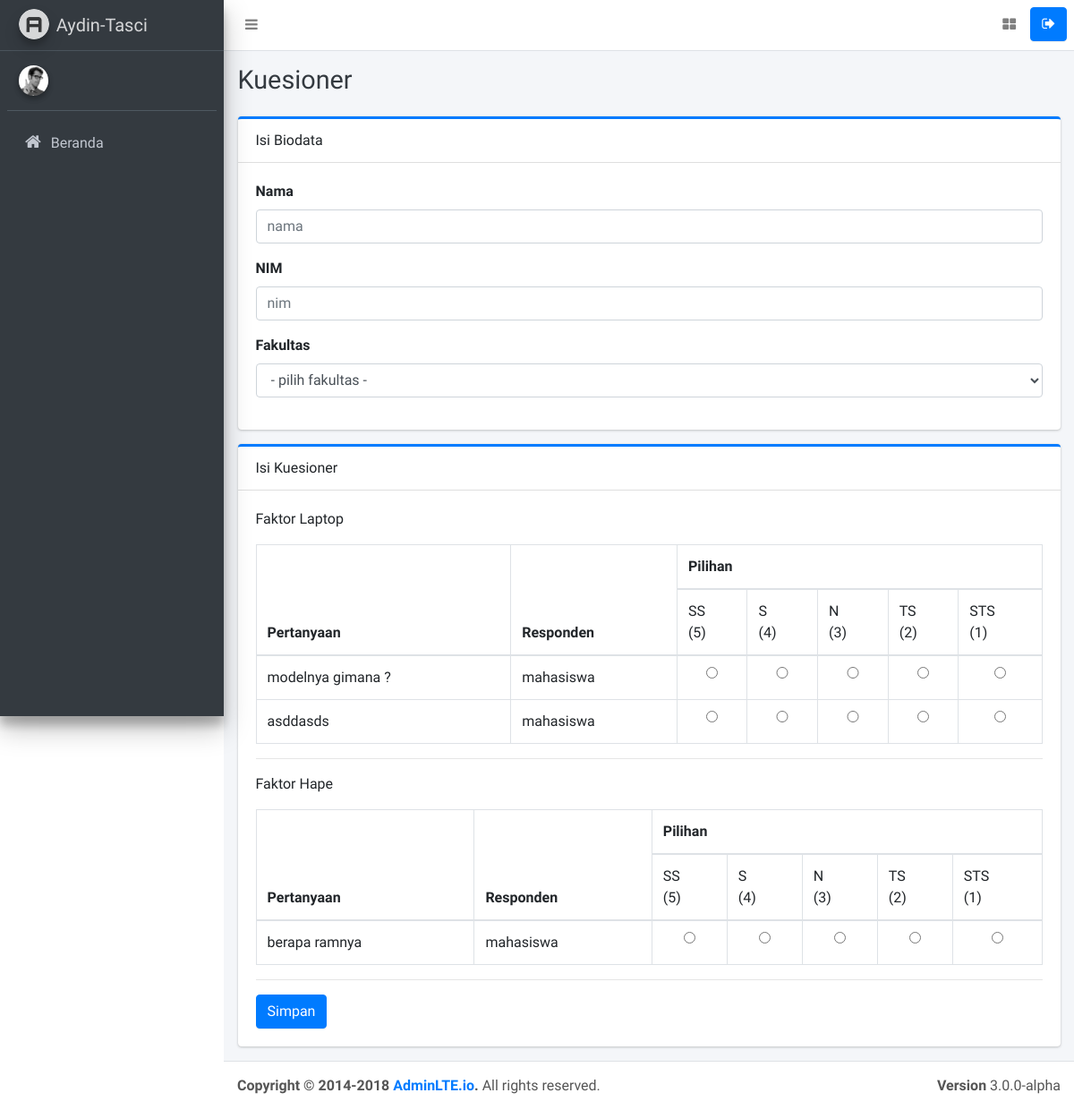
/kuesioner/tambah/mahasiswa, run on an earlier commit of the app's database.
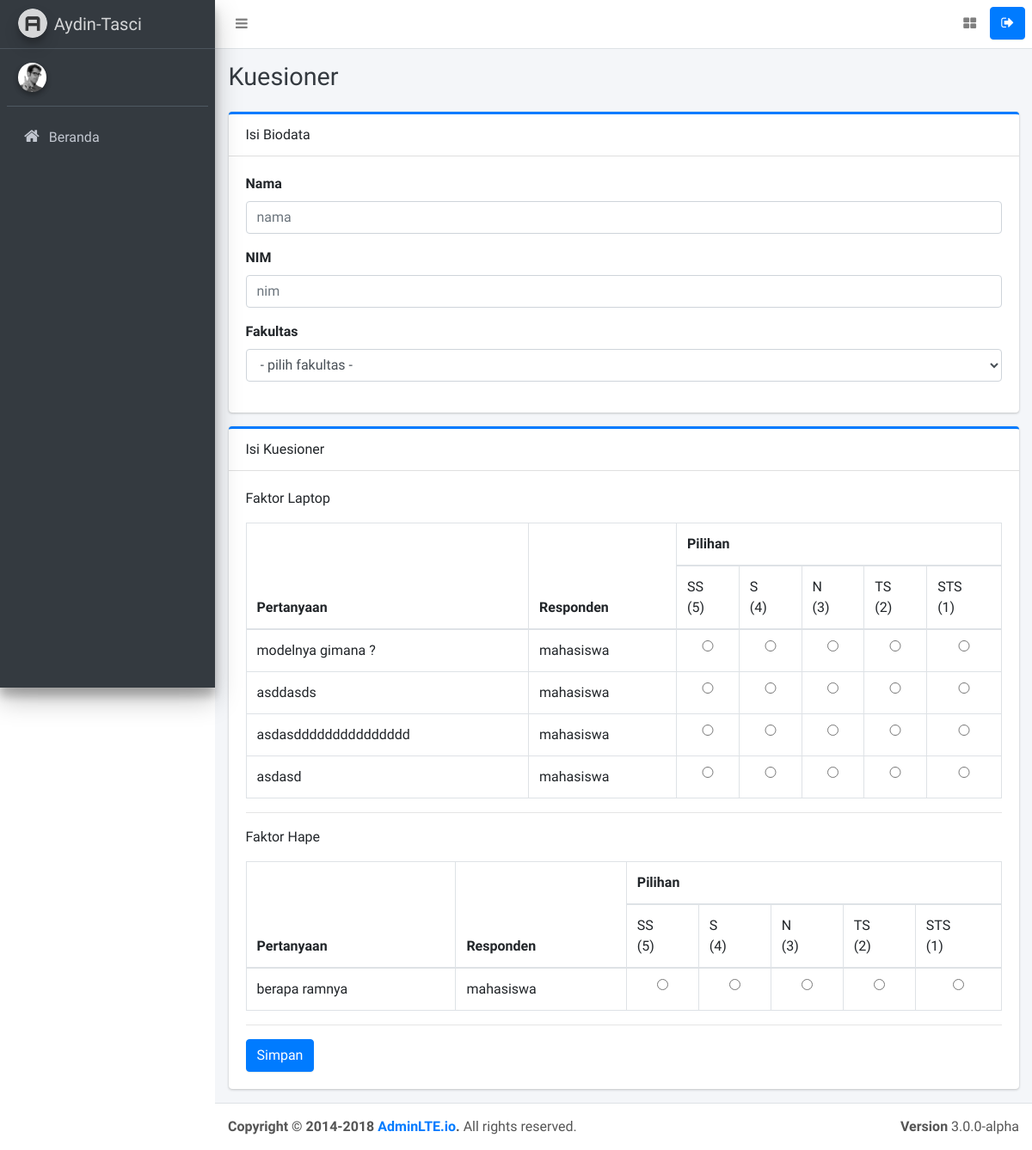
And on a later commit of the database.
### tables this page shows
CREATE TABLE `faktor` (
  `faktor_id` int(11) NOT NULL,
  `faktor_nama` varchar(255) NOT NULL,
  `faktor_date_created` timestamp NOT NULL DEFAULT CURRENT_TIMESTAMP
);

CREATE TABLE `pertanyaan` (
  `pertanyaan_id` int(11) NOT NULL,
  `pertanyaan_isi` text NOT NULL,
  `pertanyaan_faktor_id` int(11) NOT NULL,
  `pertanyaan_subfaktor_id` int(11) NOT NULL,
  `pertanyaan_jenis` enum('dosen','mahasiswa') NOT NULL,
  `pertanyaan_date_created` datetime NOT NULL DEFAULT CURRENT_TIMESTAMP
);

### application/controllers/KuesionerController.php (called while the page is built, shortened)
<?php
class KuesionerController extends CI_Controller
{
	public function __construct()
	{
		$this->load->model('KuesionerModel', 'kuesioner');
		$this->load->model('FaktorModel', 'faktor');
		$this->load->model('PertanyaanModel', 'pertanyaan');
	}
	public function tambah($responden)
	{
		if (isset($_POST['simpan'])) {
			$pertanyaan = $this->pertanyaan->lihat_semua();
			$dataDetail = null;
			$kuesionerId = 'KUE-' . substr(time(), 5);;
			foreach ($pertanyaan as $key => $value) {
				if ($value['pertanyaan_jenis'] == $responden) {
					$dataDetail = array(
						'detail_kuesioner_id' => $kuesionerId,
						'detail_pertanyaan_id' => $value['pertanyaan_id'],
						'detail_jawaban' => $this->input->post('pilihan' . $value['pertanyaan_id']),
					);
					$this->kuesioner->tambah_detail_kuesioner($dataDetail);
				}
			}
			$data = array(
				'kuesioner_id' => $kuesionerId,
				'kuesioner_nama' => $this->input->post('nama'),
				'kuesioner_nip_nik_nim' => $this->input->post('nik'),
				'kuesioner_jabatan' => $this->input->post('jabatan'),
				'kuesioner_fakultas' => $this->input->post('fakultas'),
			);
			$this->kuesioner->tambah_kuesioner($data);
			$this->session->set_flashdata('alert', 'isi_kuesioner');
			redirect(base_url());
		} else {
			$data = array(
				'faktor' => $this->faktor->lihat_semua(),
				'pertanyaan' => $this->pertanyaan->lihat_semua(),
			);
			$this->load->view('templates/header');
			$this->load->view('kuesioner/tambah', $data);
			$this->load->view('templates/footer');
		}
	}
}

### index.php (called while the page is built, shortened)
<?php
require_once BASEPATH.'core/CodeIgniter.php';

### application/models/FaktorModel.php (called while the page is built, shortened)
<?php
class FaktorModel extends CI_Model
{
	public function lihat_semua()
	{
		$this->db->from('faktor');
		$query = $this->db->get();
		return $query->result_array();
	}
}

### application/models/PertanyaanModel.php (called while the page is built, shortened)
<?php
class PertanyaanModel extends CI_Model
{
	public function lihat_semua()
	{
		$this->db->from('pertanyaan');
		$this->db->join('faktor','faktor.faktor_id = pertanyaan.pertanyaan_faktor_id');
		$this->db->join('subfaktor','subfaktor.subfaktor_id = pertanyaan.pertanyaan_subfaktor_id');
		$query = $this->db->get();
		return $query->result_array();
	}
}

### application/views/kuesioner/tambah.php (the view, shortened to what this page needs)
<div class="content-header">
	<div class="container-fluid">
		<div class="row mb-2">
			<div class="col-sm-6">
				<h1 class="m-0 text-dark">Kuesioner</h1>
			</div>
		</div>
	</div>
</div>
<section class="content">
	<div class="container-fluid">
		<div class="row">
			<div class="col-12">
				<div class="card card-primary card-outline">
					<div class="card-header">
						Isi Biodata
					</div>
					<div class="card-body">
						<form action="<?= base_url('kuesioner/tambah/' . $this->uri->segment(3)) ?>" method="post">
							<?php
							if ($this->uri->segment(3) == 'dosen'):
								?>
								<div class="form-group">
									<label>Nama </label>
									<input type="text" class="form-control" name="nama" placeholder="nama" required
										   autocomplete="off">
								</div>
								<div class="form-group">
									<label>NIP/NIK </label>
									<input type="number" class="form-control" name="nik" placeholder="nik" required
										   autocomplete="off">
								</div>
								<div class="form-group">
									<label>Jabatan </label>
									<select name="jabatan" id="" class="form-control">
										<option selected disabled>- pilih jabatan -</option>
										<option value="Dosen Pengajar">Dosen Pengajar</option>
										<option value="Kepala Jurusan">Kepala Jurusan</option>
										<option value="Dekan">Dekan</option>
									</select>
								</div>
								<div class="form-group">
									<label>Fakultas </label>
									<select name="fakultas" id="" class="form-control">
										<option selected disabled>- pilih fakultas -</option>
										<option value="ftk">Tarbiyah dan Keguruan</option>
										<option value="fud">Ushuluddin</option>
										<option value="fpsi">Psikologi</option>
										<option value="fasih">Syariah dan Hukum</option>
										<option value="fdk">Dakwah dan Ilmu Komunikasi</option>
										<option value="fst">Sains dan Teknologi</option>
									</select>
								</div>
							<?php
							elseif ($this->uri->segment(3) == 'mahasiswa'):
								?>
								<div class="form-group">
									<label>Nama </label>
									<input type="text" class="form-control" name="nama" placeholder="nama" required
										   autocomplete="off">
								</div>
								<div class="form-group">
									<label>NIM </label>
									<input type="number" class="form-control" name="nik" placeholder="nim" required
										   autocomplete="off">
								</div>
								<div class="form-group">
									<label>Fakultas </label>
									<select name="fakultas" id="" class="form-control">
										<option selected disabled>- pilih fakultas -</option>
									</select>
								</div>
							<?php
							endif
							?>
					</div>
				</div>
				<div class="card card-primary card-outline">
					<div class="card-header">
						Isi Kuesioner
					</div>
					<div class="card-body">
						<?php
						foreach ($faktor as $key => $value):
							?>
							<p>Faktor <?= $value['faktor_nama'] ?></p>
							<table class="table table-bordered">
								<thead>
								<tr>
									<th rowspan="2">Pertanyaan</th>
									<th rowspan="2">Responden</th>
									<th colspan="5">Pilihan</th>
								</tr>
								<tr>
									<td>SS <br>(5)</td>
									<td>S <br>(4)</td>
									<td>N <br>(3)</td>
									<td>TS <br>(2)</td>
									<td>STS <br>(1)</td>
								</tr>
								</thead>
								<tbody>
								<?php
								foreach ($pertanyaan as $key2 => $value2):
									if ($value['faktor_id'] == $value2['pertanyaan_faktor_id']):
										if ($value2['pertanyaan_jenis'] == $this->uri->segment(3)):
											?>
											<tr>
												<td><?= $value2['pertanyaan_isi'] ?></td>
												<td><?= $value2['pertanyaan_jenis'] ?></td>
												<td><input type="radio" class="form-control"
														   name="pilihan<?= $value2['pertanyaan_id'] ?>" value="5"
														   required></td>
												<td><input type="radio" class="form-control"
														   name="pilihan<?= $value2['pertanyaan_id'] ?>" value="4"
														   required></td>
												<td><input type="radio" class="form-control"
														   name="pilihan<?= $value2['pertanyaan_id'] ?>" value="3"
														   required></td>
												<td><input type="radio" class="form-control"
														   name="pilihan<?= $value2['pertanyaan_id'] ?>" value="2"
														   required></td>
												<td><input type="radio" class="form-control"
														   name="pilihan<?= $value2['pertanyaan_id'] ?>" value="1"
														   required></td>
											</tr>
										<?php
										endif;
									endif;
								endforeach;
								?>
								</tbody>
							</table>
							<hr>
						<?php
						endforeach;
						?>
						<button type="submit" class="btn btn-primary" name="simpan">Simpan</button>
					</div>
				</div>
			</div>
		</div>
</section>

### application/views/templates/header.php (shortened to what this page needs)
<!DOCTYPE html>
<html>
<head>
	<link rel="stylesheet" href="<?= base_url() ?>assets/plugins/font-awesome/css/font-awesome.min.css">
	<link rel="stylesheet" href="https://code.ionicframework.com/ionicons/2.0.1/css/ionicons.min.css">
	<link rel="stylesheet" href="<?= base_url() ?>assets/dist/css/adminlte.min.css">
	<link rel="stylesheet" href="<?= base_url() ?>assets/dist/css/custom.css">
	<link rel="stylesheet" href="<?= base_url() ?>assets/plugins/iCheck/flat/blue.css">
	<link rel="stylesheet" href="<?= base_url() ?>assets/plugins/morris/morris.css">
	<link rel="stylesheet" href="<?= base_url() ?>assets/plugins/jvectormap/jquery-jvectormap-1.2.2.css">
	<link rel="stylesheet" href="<?= base_url() ?>assets/plugins/datepicker/datepicker3.css">
	<link rel="stylesheet" href="<?= base_url() ?>assets/plugins/daterangepicker/daterangepicker-bs3.css">
	<link rel="stylesheet" href="<?= base_url() ?>assets/plugins/bootstrap-wysihtml5/bootstrap3-wysihtml5.min.css">
	<link rel="stylesheet" href="<?= base_url() ?>assets/plugins/datatables/dataTables.bootstrap4.min.css">
</head>
<body class="hold-transition sidebar-mini" style="overflow: hidden;">
<div class="wrapper">
	<nav class="main-header navbar navbar-expand bg-white navbar-light border-bottom">
		<ul class="navbar-nav">
			<li class="nav-item">
				<a class="nav-link" data-widget="pushmenu" href="#"><i class="fa fa-bars"></i></a>
			</li>
		</ul>
		<ul class="navbar-nav ml-auto">
			<li class="nav-item">
				<a class="nav-link" data-widget="control-sidebar" data-slide="true" href="#"><i
						class="fa fa-th-large"></i></a>
			</li>
			<li class="nav-item">
				<a href="<?= base_url('logout') ?>" class="btn btn-primary" onclick="return confirm('Logout? ')"><i
						class="fa fa-sign-out"></i></a>
			</li>
		</ul>
	</nav>
	<aside class="main-sidebar sidebar-dark-primary elevation-4">
		<a href="<?= base_url() ?>" class="brand-link">
			<img src="<?= base_url() ?>assets/dist/img/AdminLTELogo.png" alt="AdminLTE Logo"
				 class="brand-image img-circle elevation-3"
				 style="opacity: .8">
			<span class="brand-text font-weight-light">Aydin-Tasci</span>
		</a>
		<div class="sidebar">
			<div class="user-panel mt-3 pb-3 mb-3 d-flex">
				<div class="image">
					<img src="<?= base_url() ?>assets/dist/img/user2-160x160.jpg" class="img-circle elevation-2"
						 alt="User Image">
				</div>
				<div class="info">
				</div>
			</div>
			<nav class="mt-2">
				<ul class="nav nav-pills nav-sidebar flex-column" data-widget="treeview" role="menu"
					data-accordion="false">
					<li class="nav-item">
						<a href="<?= base_url('beranda') ?>"
						   class="nav-link <?php if ($this->uri->segment('1') == 'beranda') echo 'active' ?>">
							<i class="nav-icon fa fa-home"></i>
							<p class="text">Beranda</p>
						</a>
					</li>
				</ul>
			</nav>
		</div>
	</aside>
	<div class="content-wrapper">

### application/views/templates/footer.php (shortened to what this page needs)
</div>
<footer class="main-footer d-print-none">
	<strong>Copyright &copy; 2014-2018 <a href="http://adminlte.io">AdminLTE.io</a>.</strong>
	All rights reserved.
	<div class="float-right d-none d-sm-inline-block">
		<b>Version</b> 3.0.0-alpha
	</div>
</footer>
</div>
</body>
</html>

What changed in the data, as far as the page shows it:
added pertanyaan: pertanyaan_isi "asdasddddddddddddddd", pertanyaan_jenis "mahasiswa", shown under faktor "Laptop"
added pertanyaan: pertanyaan_isi "asdasd", pertanyaan_jenis "mahasiswa", shown under faktor "Laptop"
